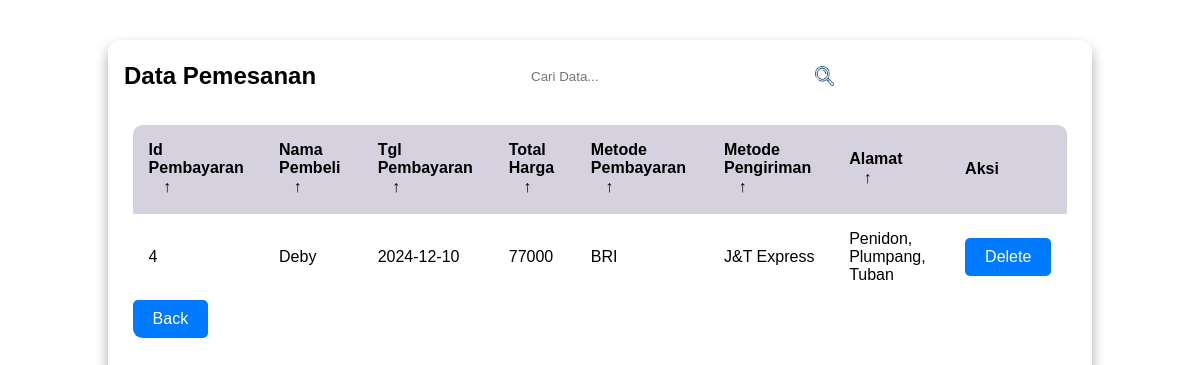
The app's page /WEB-ADMIN/Tabel_Pemesanan.php with its own data.
### tables this page shows
CREATE TABLE `orders` (
  `id_orders` int(11) NOT NULL,
  `tanggal_pembayaran` date DEFAULT NULL,
  `nama_barang` varchar(100) DEFAULT NULL,
  `total_harga` int(100) DEFAULT NULL,
  `metode_pembayaran` varchar(100) DEFAULT NULL,
  `metode_pengiriman` varchar(100) DEFAULT NULL,
  `alamat` varchar(100) DEFAULT NULL,
  `nama` varchar(100) NOT NULL,
  `id_user` int(11) DEFAULT NULL
);

### WEB-ADMIN/Tabel_Pemesanan.php (the view, shortened to what this page needs)
<?php
include 'koneksi.php';
$sql = "SELECT id_orders, nama, tanggal_pembayaran, total_harga, metode_pembayaran, metode_pengiriman, alamat FROM orders";
$result = $conn->query($sql);
$orders = array();
if ($result->num_rows > 0) {
    while($row = $result->fetch_assoc()) {
        $orders[] = $row;
    }
} else {
    echo "0 results";
}
?>
<!DOCTYPE html>
<html lang="en">
<head>
    <link rel="stylesheet" href="style2.css">
</head>
<body>
    <main class="table" id="customers_table">
        <section class="table__header">
            <h1>Data Pemesanan</h1>
            <div class="input-group">
                <input type="search" placeholder="Cari Data...">
                <img src="gambar/search-removebg-preview.png" alt="">
            </div>
            <div class="export__file">
                <label for="export-file" class="export__file-btn" title="Export File"></label>
            </div>
        </section>
        <section class="table__body">
            <table>
                <thead>
                    <tr>
                        <th>Id Pembayaran <span class="icon-arrow">&UpArrow;</span></th>
                        <th>Nama Pembeli <span class="icon-arrow">&UpArrow;</span></th>
                        <th>Tgl Pembayaran <span class="icon-arrow">&UpArrow;</span></th>
                        <th>Total Harga <span class="icon-arrow">&UpArrow;</span></th>
                        <th>Metode Pembayaran <span class="icon-arrow">&UpArrow;</span></th>
                        <th>Metode Pengiriman <span class="icon-arrow">&UpArrow;</span></th>
                        <th>Alamat <span class="icon-arrow">&UpArrow;</span></th>
                        <th>Aksi</th>
                    </tr>
                </thead>
                <tbody>
                    <?php foreach ($orders as $order): ?>
                        <tr>
                            <td><?php echo $order['id_orders']; ?></td>
                            <td><?php echo $order['nama']; ?></td>
                            <td><?php echo $order['tanggal_pembayaran']; ?></td>
                            <td><?php echo $order['total_harga']; ?></td>
                            <td><?php echo $order['metode_pembayaran']; ?></td>
                            <td><?php echo $order['metode_pengiriman']; ?></td>
                            <td><?php echo $order['alamat']; ?></td>
                            <td>
                                <button onclick="deleteOrder(<?php echo $order['id_orders']; ?>)">Delete</button>
                            </td>
                        </tr>
                    <?php endforeach; ?>
                </tbody>
            </table>
            <a href="halamanutama.php"><button onclick="goBack()">Back</button></a>
        </section>
    </main>
</body>
</html>

### WEB-ADMIN/style2.css (style rules this page uses)
* { margin: 0; padding: 0; box-sizing: border-box; font-family: sans-serif; }
body { min-height: 100vh; background: url(images/html_table.jpg) center / cover; display: flex; justify-content: center; align-items: center; }
main.table { width: 82vw; height: 90vh; background-color: #fff5; backdrop-filter: blur(7px); box-shadow: 0 .4rem .8rem #0005; border-radius: .8rem; overflow: hidden; }
.table__header { width: 100%; height: 10%; background-color: #fff4; padding: .8rem 1rem; display: flex; justify-content: space-between; align-items: center; }
.table__header .input-group { width: 35%; height: 100%; background-color: #fff5; padding: 0 .8rem; border-radius: 2rem; display: flex; justify-content: center; align-items: center; transition: .2s; }
.table__header .input-group img { width: 1.2rem; height: 1.2rem; }
.table__header .input-group input { width: 100%; padding: 0 .5rem 0 .3rem; background-color: transparent; border: none; outline: none; }
.table__body { width: 95%; max-height: calc(89% - 1.6rem); background-color: #fffb; margin: .8rem auto; border-radius: .6rem; overflow: auto; overflow: overlay; }
table { width: 100%; }
table, th, td { border-collapse: collapse; padding: 1rem; text-align: left; }
thead th { position: sticky; top: 0; left: 0; background-color: #d5d1defe; cursor: pointer; text-transform: capitalize; }
tbody tr { --delay: .1s; transition: .5s ease-in-out var(--delay), background-color 0s; }
tbody tr td, tbody tr td p, tbody tr td img { transition: .2s ease-in-out; }
thead th span.icon-arrow { display: inline-block; width: 1.3rem; height: 1.3rem; border-radius: 50%; border: 1.4px solid transparent; text-align: center; font-size: 1rem; margin-left: .5rem; transition: .2s ease-in-out; }
.export__file { position: relative; }
.export__file .export__file-btn { display: inline-block; width: 2rem; height: 2rem; background: #fff6 url(images/export.png) center / 80% no-repeat; border-radius: 50%; transition: .2s ease-in-out; }
button { padding: 10px 20px; background-color: #007bff; color: #fff; border: none; border-radius: 5px; cursor: pointer; font-size: 16px; transition: background-color 0.3s ease; }

### records on screen
orders: id_orders "4", nama "Deby", tanggal_pembayaran "2024-12-10", total_harga "77000", metode_pembayaran "BRI", metode_pengiriman "J&T Express", alamat "Penidon, Plumpang, Tuban"
